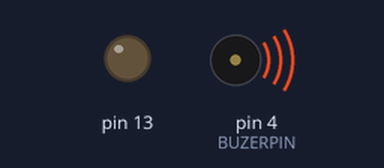
The sketch below on a simulated Arduino Uno, built with avr-gcc and run on an emulated ATmega328P. Parts: output pins drawn as LEDs (lit = HIGH), buzzer (waves = sounding).

Above: at 0.5 s.
At 1.5 s:
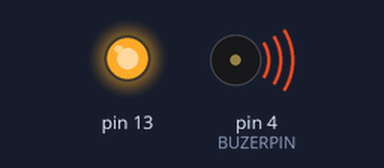
At 5.5 s:
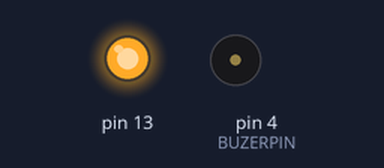
Timing chart, 0 to 6.9 s (numbered marks = the images above):
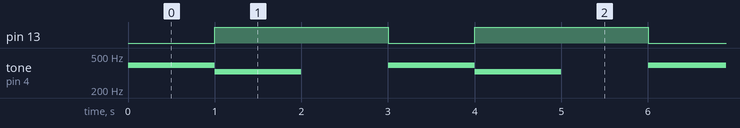

The sketch:

buzzer.ino
```cpp
#define BUZERPIN  4
void setup() {
  pinMode(LED_BUILTIN, OUTPUT);     // Initialize the LED_BUILTIN pin as an output
  pinMode(BUZERPIN, OUTPUT);     // Initialize the LED_BUILTIN pin as an output
}

// the loop function runs over and over again forever
void loop() {
  digitalWrite(LED_BUILTIN, LOW);   // Turn the LED on (Note that LOW is the voltage level
  tone(BUZERPIN, 392, 1000);   // Turn the LED on (Note that LOW is the voltage level
  // but actually the LED is on; this is because
  // it is active low on the ESP-01)
  delay(1000);                      // Wait for a second
  digitalWrite(LED_BUILTIN, HIGH);  // Turn the LED off by making the voltage HIGH
  tone(BUZERPIN, 329, 1000);   // Turn the LED on (Note that LOW is the voltage level
  delay(2000);                      // Wait for two seconds (to demonstrate the active low LED)
}
```

Measured:
- by itself, pin 13: alternates HIGH for 2.0 s and LOW for 1.0 s
- by itself, tone on pin 4 (BUZERPIN): repeats every 3.0 s: 329 Hz 1.0 s, silent 1.0 s, 392 Hz 1.0 s
